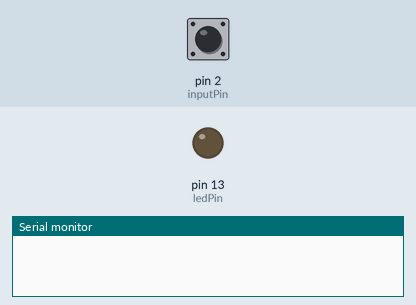
Bench run of a sketch on a simulated Arduino Uno, built with avr-gcc and run on an emulated ATmega328P. Shown: output pins drawn as LEDs (lit = HIGH), the last lines printed to the serial monitor. The inputs (shaded band) are chosen by the test bench; at power-on: pin 2 (inputPin) HIGH.

Above: at 1.2 s.
1.3 s: pin 2 (inputPin) pulled LOW for 0.15 s
At 2.1 s:
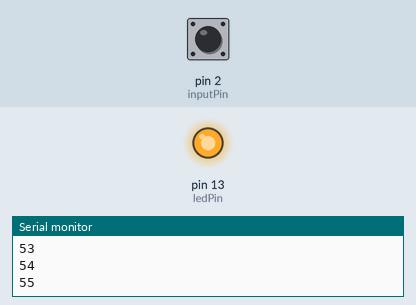
4.3 s: pin 2 (inputPin) pulled LOW for 1 s
At 4.66 s:
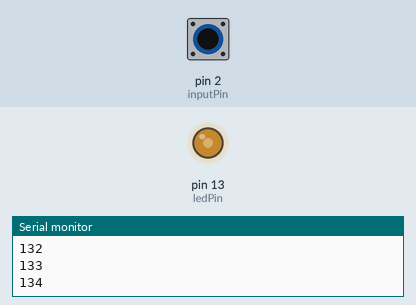
Timing chart, 0 to 7.3 s (numbered marks = the images above; inputs shaded):
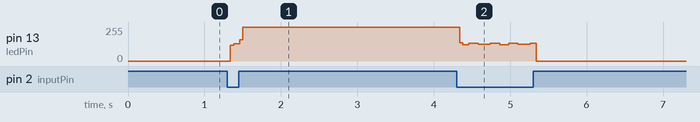

The sketch:

sketch_oct19c.ino
```cpp
const int ledPin = 13;
const int inputPin = 2;

int count=0;

void setup() {
  // put your setup code here, to run once:
  pinMode(ledPin, OUTPUT);
  pinMode(inputPin,INPUT_PULLUP);
  Serial.begin(9600);
}

void loop() {
  // put your main code here, to run repeatedly:
  int swInput = digitalRead(inputPin);
  int ledOutput = digitalRead(ledPin);

  if(swInput == LOW)
  {
    if(ledOutput) digitalWrite(ledPin, LOW);
    else digitalWrite(ledPin, HIGH);
    ++count;
    Serial.println(count);
  };
}
```

Measured:
- after the input at 1.3 s, pin 13 (ledPin): 0/255 → 128/255 at once, → 255/255 0.12 s later
